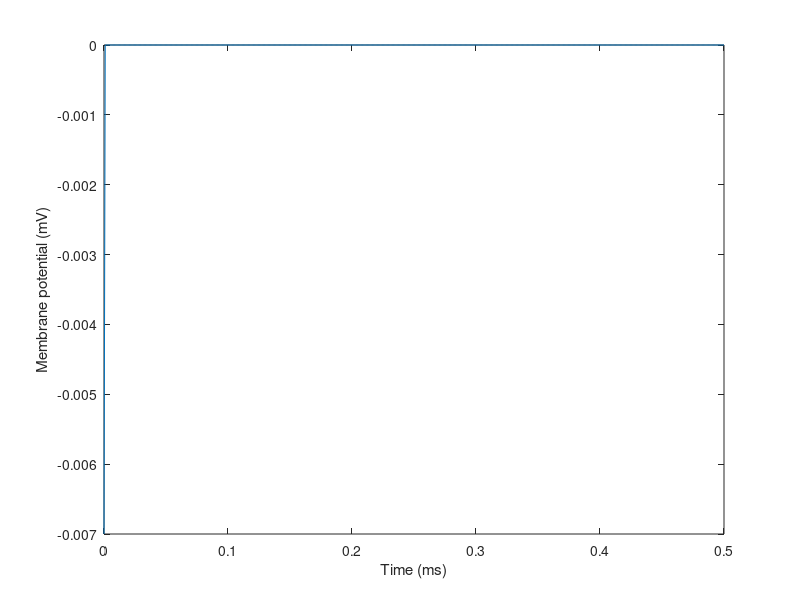

Write MATLAB code to recreate this figure.
%%
% Leaky Integrate and fire Neuron model
% Author: Lianne Meah
%
%% CLEANUP
clear all
clc
%% PARAMETER SETUP
tau = 10e-3; % membrane time constant
Rm = 3e7;
dt = 0.001; % time step
T = 0.5; %time of simulation
totalSteps = round(T/dt);
time = 0:dt:T;
Vrest = -7e-3;
theta = -5e-3;
Vmat = zeros(1, totalSteps+1);
%% MODEL
Vmat(1,1) = Vrest;
for step = 2:1:T
    dV = (-1./tau).*Vmat(1, step).*dt;
    %Vmat(1, step+1) = Vmat(1, step) + dV;
    Vmat(1, step)= Vmat(1, step-1)+dV;
    %if Vmat(1, step) > theta
     %   Vmat(1, step) = Vrest;
    %end
end
%% PLOTTING
clf;
figure(1);
plot(time,Vmat);
xlabel('Time (ms)');
ylabel('Membrane potential (mV)');